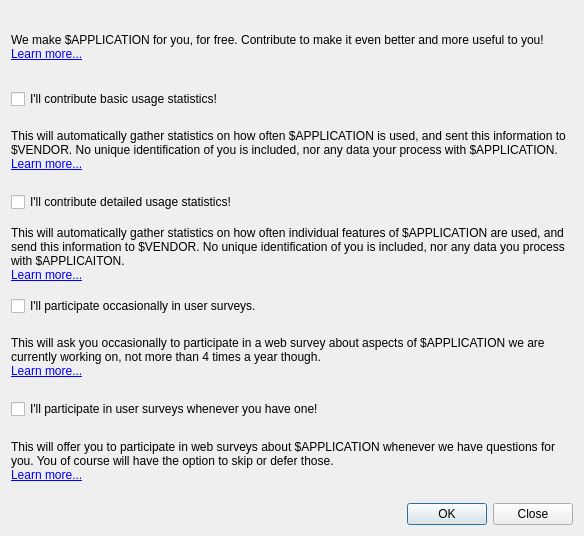
<?xml version="1.0" encoding="UTF-8"?>
<ui version="4.0">
 <class>UserFeedback::FeedbackConfigDialog</class>
 <widget class="QDialog" name="UserFeedback::FeedbackConfigDialog">
  <property name="geometry">
   <rect>
    <x>0</x>
    <y>0</y>
    <width>584</width>
    <height>536</height>
   </rect>
  </property>
  <property name="windowTitle">
   <string>Feedback Settings</string>
  </property>
  <layout class="QVBoxLayout" name="verticalLayout">
   <item>
    <widget class="QLabel" name="introLabel">
     <property name="text">
      <string>We make $APPLICATION for you, for free. Contribute to make it even better and more useful to you!&lt;br/&gt;
&lt;a href=&quot;https://feedback.volkerkrause.eu/feedback.html&quot;&gt;Learn more...&lt;/a&gt;</string>
     </property>
     <property name="wordWrap">
      <bool>true</bool>
     </property>
    </widget>
   </item>
   <item>
    <widget class="QCheckBox" name="basicStats">
     <property name="text">
      <string>I'll contribute basic usage statistics!</string>
     </property>
    </widget>
   </item>
   <item>
    <widget class="QLabel" name="basicStatsLabel">
     <property name="text">
      <string>This will automatically gather statistics on how often $APPLICATION is used, and sent this information to $VENDOR. No unique  identification of you is included, nor any data your process with $APPLICATION. &lt;br/&gt;
&lt;a href=&quot;https://feedback.volkerkrause.eu/feedback.html#basic-stats&quot;&gt;Learn more...&lt;/a&gt;</string>
     </property>
     <property name="wordWrap">
      <bool>true</bool>
     </property>
    </widget>
   </item>
   <item>
    <widget class="QCheckBox" name="advancedStats">
     <property name="text">
      <string>I'll contribute detailed usage statistics!</string>
     </property>
    </widget>
   </item>
   <item>
    <widget class="QLabel" name="advancedStatsLabel">
     <property name="text">
      <string>This will automatically gather statistics on how often individual features of $APPLICATION are used, and send this information to $VENDOR. No unique identification of you is included, nor any data you process with $APPLICAITON. &lt;br/&gt;
&lt;a href=&quot;https://feedback.volkerkrause.eu/feedback.html#detailed-stats&quot;&gt;Learn more...&lt;/a&gt;</string>
     </property>
     <property name="wordWrap">
      <bool>true</bool>
     </property>
    </widget>
   </item>
   <item>
    <widget class="QCheckBox" name="basicSurveys">
     <property name="text">
      <string>I'll participate occasionally in user surveys.</string>
     </property>
    </widget>
   </item>
   <item>
    <widget class="QLabel" name="basicSurveyLabel">
     <property name="text">
      <string>This will ask you occasionally to participate in a web survey about aspects of $APPLICATION we are currently working on, not more than 4 times a year though.&lt;br/&gt;
&lt;a href=&quot;https://feedback.volkerkrause.eu/feedback.html#basic-surveys&quot;&gt;Learn more...&lt;/a&gt;</string>
     </property>
     <property name="wordWrap">
      <bool>true</bool>
     </property>
    </widget>
   </item>
   <item>
    <widget class="QCheckBox" name="allSurveys">
     <property name="text">
      <string>I'll participate in user surveys whenever you have one!</string>
     </property>
    </widget>
   </item>
   <item>
    <widget class="QLabel" name="allSurveyLabel">
     <property name="text">
      <string>This will offer you to participate in web surveys about $APPLICATION whenever we have questions for you. You of course will have the option to skip or defer those. &lt;br/&gt;
&lt;a href=&quot;https://feedback.volkerkrause.eu/feedback.html#all-surveys&quot;&gt;Learn more...&lt;/a&gt;</string>
     </property>
     <property name="wordWrap">
      <bool>true</bool>
     </property>
    </widget>
   </item>
   <item>
    <widget class="QDialogButtonBox" name="buttonBox">
     <property name="orientation">
      <enum>Qt::Horizontal</enum>
     </property>
     <property name="standardButtons">
      <set>QDialogButtonBox::Close|QDialogButtonBox::Ok</set>
     </property>
    </widget>
   </item>
  </layout>
 </widget>
 <resources/>
 <connections>
  <connection>
   <sender>buttonBox</sender>
   <signal>accepted()</signal>
   <receiver>UserFeedback::FeedbackConfigDialog</receiver>
   <slot>accept()</slot>
   <hints>
    <hint type="sourcelabel">
     <x>224</x>
     <y>510</y>
    </hint>
    <hint type="destinationlabel">
     <x>157</x>
     <y>274</y>
    </hint>
   </hints>
  </connection>
  <connection>
   <sender>buttonBox</sender>
   <signal>rejected()</signal>
   <receiver>UserFeedback::FeedbackConfigDialog</receiver>
   <slot>accept()</slot>
   <hints>
    <hint type="sourcelabel">
     <x>292</x>
     <y>516</y>
    </hint>
    <hint type="destinationlabel">
     <x>286</x>
     <y>274</y>
    </hint>
   </hints>
  </connection>
 </connections>
</ui>
